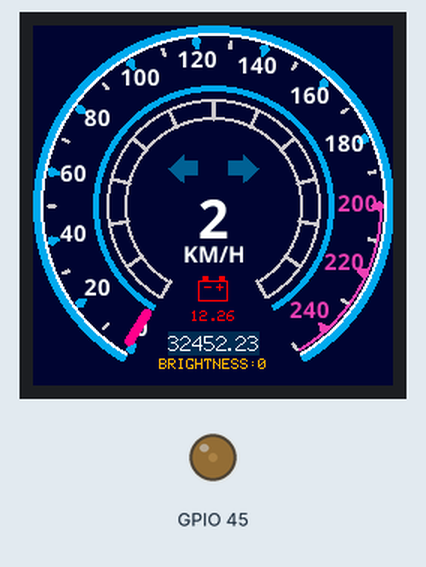
Bench run of a sketch on a simulated ESP32-C3. Shown: 240×240 colour display, output pins drawn as LEDs (lit = HIGH). Random numbers use the default seed unless the sketch sets one; what the sketch prints to the serial monitor is not drawn.

Above: at 0.55 s.
At 5.19 s:
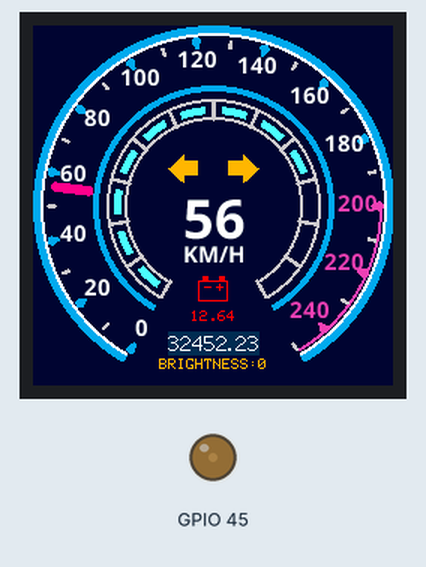
At 7.3 s:
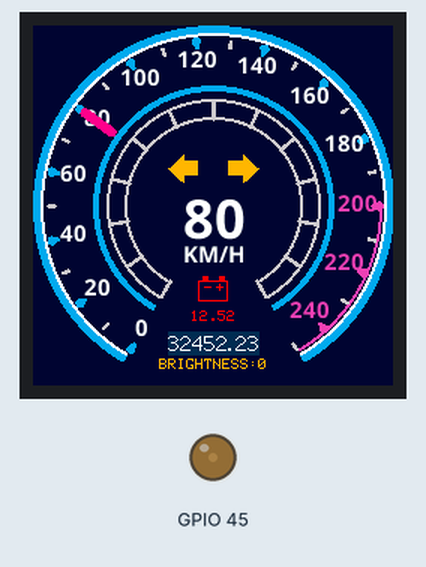
At 10.42 s:
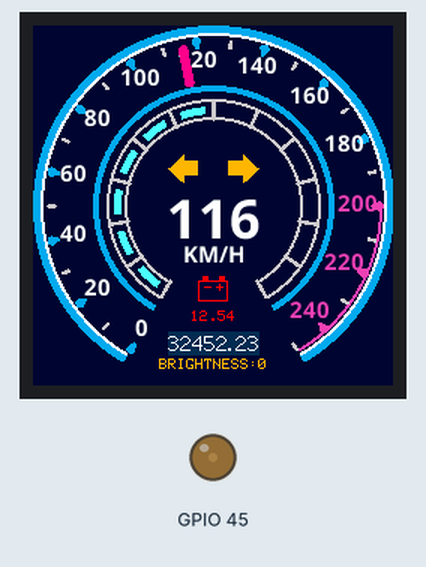
At 15.95 s:
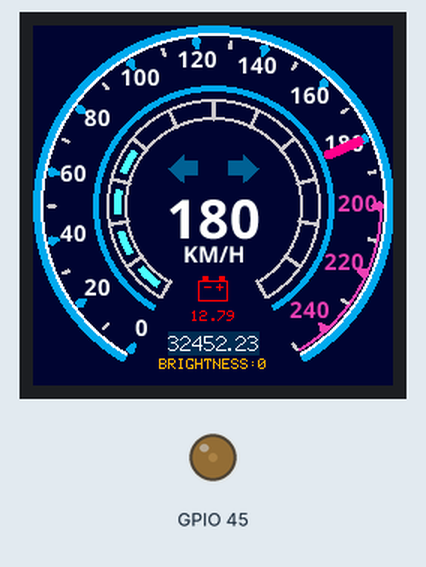
At 21.49 s:
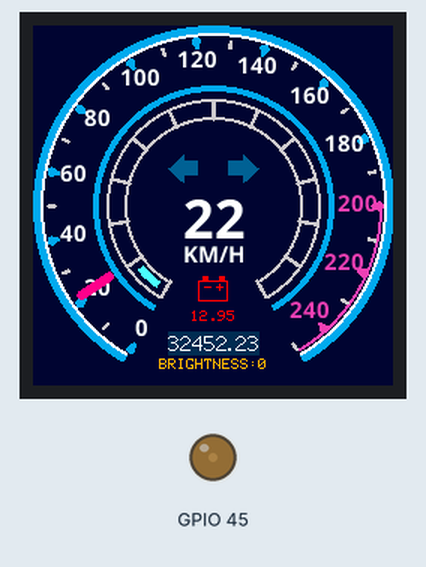

Measured:
- what the display in image 1 shows lasts 0.4 s, from 5.0 s to 5.4 s

The sketch:

mfABS.ino
```cpp
#include <TFT_eSPI.h>
#include "NotoSansBold15.h"
#include "NotoSansBold36.h"
#include "Final_Frontier_28.h"
// #include <CST816S.h>
TFT_eSPI tft = TFT_eSPI();
TFT_eSprite sprite = TFT_eSprite(&tft);

#define small NotoSansBold15
#define final Final_Frontier_28
#define big NotoSansBold36

#define TOUCH_INT 40
#define TOUCH_SDA 38
#define TOUCH_SCL 39
#define TOUCH_RST 16

//......................................colors
#define backColor 0x0026
#define gaugeColor 0x055D
#define dataColor 0x0311
#define purple 0xEA16
#define needleColor 0xF811

//............................dont edit this
int cx=120;
int cy=120;
int r=120;
int ir=116;
int n=0;
int angle=0;

float x[360]; //outer points of Speed gaouges
float y[360];
float px[360]; //ineer point of Speed gaouges
float py[360];
float lx[360]; //text of Speed gaouges
float ly[360];
float nx[360]; //needle low of Speed gaouges
float ny[360];

float x2[360]; //outer points of Speed gaouges
float y2[360];
float px2[360]; //ineer point of Speed gaouges
float py2[360];


double rad=0.01745;
unsigned short color1;
unsigned short color2;
float sA;
float rA;
int blinkPeriod=500;
unsigned long currentTimeL=0;
unsigned long currentTimeR=0;
int brightnesses[5]={40,80,120,150,240};
int selectedBrightness=3;
int deb1=0;
int deb2=0;
int debB=0;


//........................................................colors
unsigned short blockColor[4]={0x0312,0x0290,0x01EC,0x016A};
unsigned short dirColor[2]={0x0312,TFT_ORANGE};
unsigned short lightColor[3]={0x01EC,0x0FA8,0xB79F};

// .........important variables
bool leftPointer=0;
bool rightPointer=0;
float speedAngle=0; //...speed variable 0-240
int segments=0;


const int pwmFreq = 5000;
const int pwmResolution = 8;
const int pwmLedChannelTFT = 0;


// CST816S touch(TOUCH_SDA, TOUCH_SCL, TOUCH_RST, TOUCH_INT); // sda, scl, rst, irq

void setup() {
  Serial.begin(115200);

  tft.init();
  tft.fillScreen(backColor);
  sprite.createSprite(240,240);
  sprite.setSwapBytes(true);
  sprite.setTextDatum(4);
  sprite.setTextColor(TFT_WHITE,backColor);
  sprite.setTextDatum(4);

  ledcSetup(pwmLedChannelTFT, pwmFreq, pwmResolution);
  ledcAttachPin(45, pwmLedChannelTFT);
  ledcWrite(pwmLedChannelTFT, 30); //brightnes of screen

  // touch.begin();


  int a=120;
  for(int i=0;i<360;i++)    //计算每圈圆
    {
      x[i]=((r-10)*cos(rad*a))+cx;
      y[i]=((r-10)*sin(rad*a))+cy;
      px[i]=((r-14)*cos(rad*a))+cx;
      py[i]=((r-14)*sin(rad*a))+cy;
      lx[i]=((r-24)*cos(rad*a))+cx;
      ly[i]=((r-24)*sin(rad*a))+cy;
      nx[i]=((r-36)*cos(rad*a))+cx;
      ny[i]=((r-36)*sin(rad*a))+cy;

      x2[i]=((r-50)*cos(rad*a))+cx;
      y2[i]=((r-50)*sin(rad*a))+cy;
      px2[i]=((r-62)*cos(rad*a))+cx;
      py2[i]=((r-62)*sin(rad*a))+cy;


      a++;
      if(a==360)
      a=0;
    }

}

int x1=0;

void draw()
{
  sprite.fillSprite(backColor);
  sprite.fillSmoothCircle(cx, cy, r+2, backColor);
  sprite.loadFont(small);


  sprite.drawSmoothArc(cx, cy, r, ir, 30, 330, gaugeColor, backColor);
  sprite.drawSmoothArc(cx, cy, r-5, r-6, 30, 330, TFT_WHITE, backColor);
  sprite.drawSmoothArc(cx, cy, r-9, r-8, 270, 330, purple, backColor);
  sprite.drawSmoothArc(cx, cy, r-40, ir-39, 30, 330, gaugeColor, backColor);

  sprite.drawSmoothArc(cx, cy, r-50, r-49, 30, 330, 0xCE59, backColor);
  sprite.drawSmoothArc(cx, cy, r-62, r-61, 30, 330, 0xCE59, backColor);

  //绘制电池图像 牛皮
  sprite.drawRect(110,170,20,14,TFT_RED);
  sprite.fillRect(113,167,4,3,TFT_RED);
  sprite.fillRect(124,167,4,3,TFT_RED);
  sprite.drawLine(114,174,118,174,TFT_RED);
  sprite.drawLine(122,174,126,174,TFT_RED);
  sprite.drawLine(124,176,124,172,TFT_RED);

  //绘制两个转向灯的箭头，通过一个标志位反转实现闪烁   牛皮牛皮
  sprite.fillTriangle(90,95,100,86,100,104,dirColor[leftPointer]);   //dirction pointers
  sprite.fillRect(100,90,10,10,dirColor[leftPointer]);
  sprite.fillTriangle(140,86,140,104,150,95,dirColor[rightPointer]);
  sprite.fillRect(130,90,10,10,dirColor[rightPointer]);


  //.....................................................draw GAUGES   绘制仪表
  for(int i=0;i<26;i++)
   {
      if(i<20)
      {
        color1=gaugeColor;
        color2=TFT_WHITE;
      } else
      {
        color1=purple;
        color2=purple;
      }
      //最里面一圈填充格子跳变 牛皮
      for(int i=0;i<segments;i++)
      sprite.drawSmoothArc(cx, cy, r-58, r-54, 35+(i*25), 35+(i*25)+15, 0x4FFF, backColor);

      //画抗锯齿的断线，将两条线中间分成11个格子 牛皮
      for(int i=0;i<13;i++)
      sprite.drawWedgeLine(x2[i*25],y2[i*25],px2[i*25],py2[i*25],1,1,0xCE59);

      //隔一个绘制一个蓝色或者紫色的加重色点，指示整数用
      if(i%2==0) {
        sprite.drawWedgeLine(x[i*12],y[i*12],px[i*12],py[i*12],3,1,color1);

        sprite.setTextColor(color2,backColor);
        sprite.drawString(String(i*10),lx[i*12],ly[i*12]);  //绘制速度码盘数值
      }else
      {
        sprite.drawWedgeLine(x[i*12],y[i*12],px[i*12],py[i*12],1,1,0xCE59);  //整数之间使用白色短线
      }
  }

  // ........................................绘制指针
  sA=speedAngle*1.2;
  sprite.drawWedgeLine(px[(int)sA],py[(int)sA],nx[(int)sA],ny[(int)sA],3,3,needleColor);

  //.....................................drawing  TEXT
  sprite.setTextColor(TFT_WHITE,backColor);
  sprite.drawString("KM/H",cx,cy+34);
  sprite.unloadFont();
  sprite.loadFont(big);
  sprite.drawString(String((int)speedAngle),cx,cy+12);
  sprite.unloadFont();
  sprite.setTextColor(TFT_RED,backColor);
  sprite.drawString("12."+String(random(10,97)),120,194);

  //写一些数据
  sprite.setTextColor(TFT_WHITE,blockColor[3]);
  sprite.drawString("32452.23",120,212,2);

  sprite.setTextColor(TFT_ORANGE,backColor);
  sprite.drawString("BRIGHTNESS:"+String(x1),120,226);

  //  //..............................................push Sprite to screen
  sprite.pushSprite(0,0);

}

int blinking=1;
long curentTime=0;
int period=400;

long curentTime2=0;
int period2=500;


int begin_time,end_time;

void loop() {
  begin_time = millis();
    // if (touch.available())
    // {
    //     x1=touch.data.x;
    //     ledcWrite(pwmLedChannelTFT, x1);
    // }

  if(millis()>curentTime+period)
  {
    curentTime=millis();
    leftPointer=!leftPointer;
    rightPointer=!rightPointer;
  }

  if(millis()>curentTime2+period2)
  {
    curentTime2=millis();
    segments++;
    if(segments==13)
      segments=0;
  }

 speedAngle=speedAngle+2;
 if(speedAngle>220) speedAngle=0;
  draw();
end_time = millis();
Serial.printf("FPS: %f \r\n",1000.0/(end_time - begin_time));
}
```

Source omitted: Frontier_28.h (data table, 153796 bytes), toSansBold15.h (data table, 65732 bytes), oSansBold36.h (data table, 268239 bytes)
